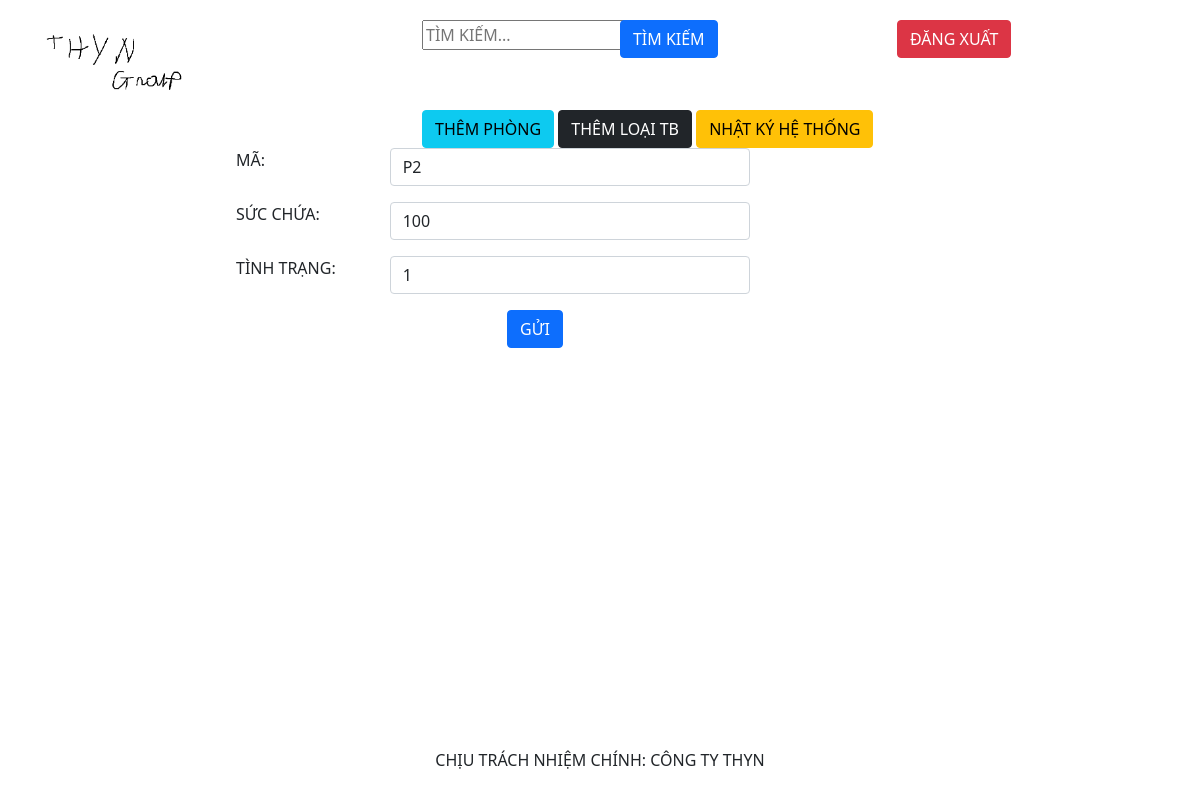
Page /index.php?quanly=suaphong&stt_phong=P2 (signed in) on the earlier database version.
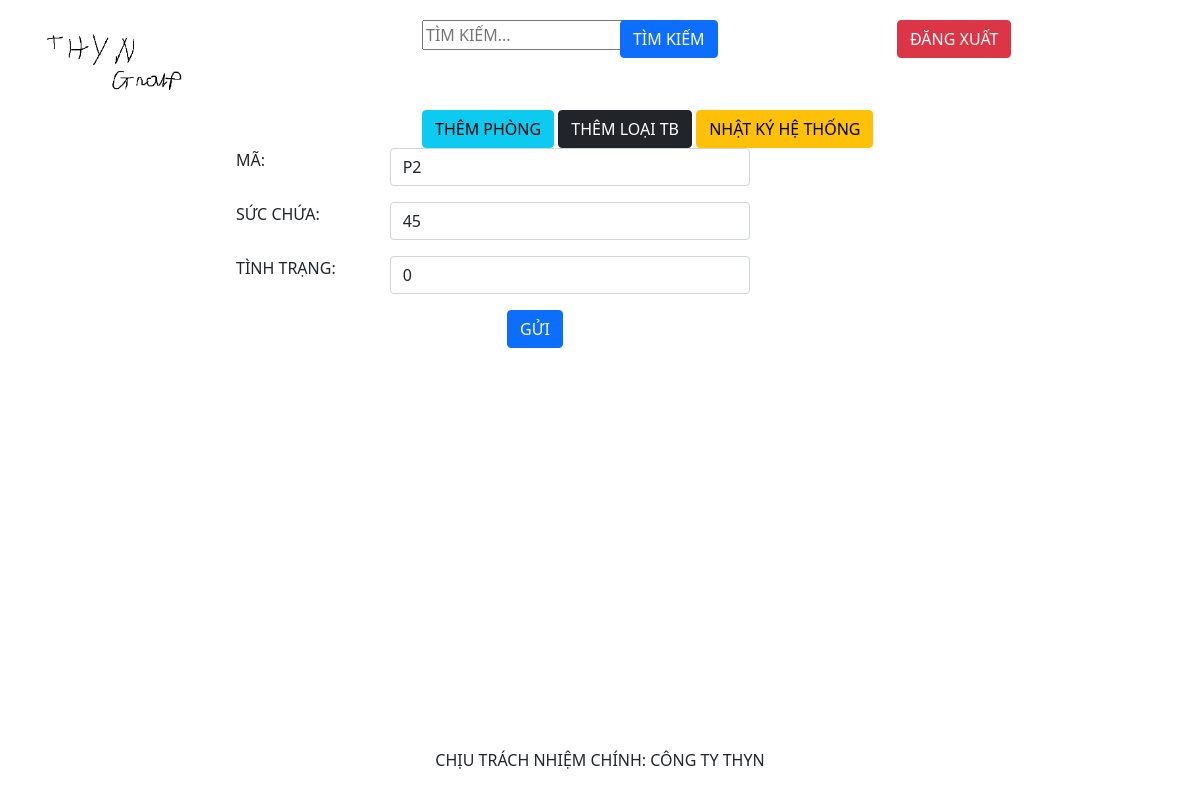
Same page on the later database version.
### tables this page shows
CREATE TABLE `phong` (
  `id_phong` int(11) NOT NULL,
  `stt_phong` varchar(10) NOT NULL,
  `cho` int(11) NOT NULL,
  `tinh_trang` int(11) NOT NULL
);

### src/pages/modules/suaphong.php (the view, shortened to what this page needs)
<?php
    $stt_phong = $_GET['stt_phong'];
    if($_SERVER['REQUEST_METHOD'] === 'GET'){
        $sql_get = "SELECT * FROM phong WHERE stt_phong = '".$stt_phong."' ";
        $query_get = mysqli_query($mysqli, $sql_get);
        $row_get = mysqli_fetch_array($query_get);
    }
?>
<div class="main">
    <div class="row">
        <form method="post" id="suaphong">
            <div class="form-group row mb-3 offset-2">
                <label for="stt" class="col-2" >MÃ: </label>
                <div class="col-5"> <input id="stt" class="form-control" type="text" name="stt_phong" value="<?php echo $row_get['stt_phong'] ?>"></div>
            </div>
            <div class="form-group row mb-3 offset-2">
                <label for="succhua" class="col-2" >SỨC CHỨA: </label>
                <div class="col-5"> <input id="succhua" class="form-control" type="text" name="cho" value="<?php echo $row_get['cho'] ?>"></div>
            </div>
            <div class="form-group row mb-3 offset-2">
                <label for="tt" class="col-2" >TÌNH TRẠNG: </label>
                <div class="col-5"> <input id="tt" class="form-control" type="text" name="tinhtrang" value="<?php echo $row_get['tinh_trang'] ?>"></div>
            </div>
            <div class="form-group row">
                <div class="col offset-5">
                    <button class="btn btn-primary" type="submit">GỬI</button>
                </div>
            </div>
        </form>
    </div>
</div>

Differences in the rows shown:
removed phong: stt_phong "P2", cho "100", tinhtrang "1"
added phong: stt_phong "P2", cho "45", tinhtrang "0"
